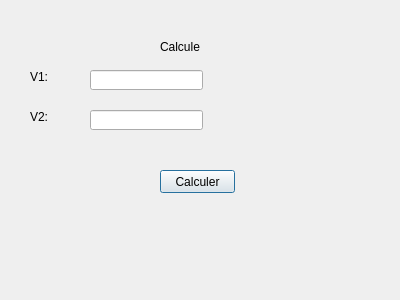
<?xml version="1.0" encoding="UTF-8"?>
<ui version="4.0">
 <class>Dialog</class>
 <widget class="QDialog" name="Dialog">
  <property name="geometry">
   <rect>
    <x>0</x>
    <y>0</y>
    <width>400</width>
    <height>300</height>
   </rect>
  </property>
  <property name="windowTitle">
   <string>Dialog</string>
  </property>
  <widget class="QPushButton" name="bt">
   <property name="geometry">
    <rect>
     <x>160</x>
     <y>170</y>
     <width>75</width>
     <height>23</height>
    </rect>
   </property>
   <property name="text">
    <string>Calculer</string>
   </property>
  </widget>
  <widget class="QLabel" name="label">
   <property name="geometry">
    <rect>
     <x>160</x>
     <y>40</y>
     <width>47</width>
     <height>13</height>
    </rect>
   </property>
   <property name="text">
    <string>Calcule</string>
   </property>
  </widget>
  <widget class="QLabel" name="label_2">
   <property name="geometry">
    <rect>
     <x>30</x>
     <y>70</y>
     <width>47</width>
     <height>13</height>
    </rect>
   </property>
   <property name="text">
    <string>V1:</string>
   </property>
  </widget>
  <widget class="QLabel" name="label_3">
   <property name="geometry">
    <rect>
     <x>30</x>
     <y>110</y>
     <width>47</width>
     <height>13</height>
    </rect>
   </property>
   <property name="text">
    <string>V2:</string>
   </property>
  </widget>
  <widget class="QLineEdit" name="v1">
   <property name="geometry">
    <rect>
     <x>90</x>
     <y>70</y>
     <width>113</width>
     <height>20</height>
    </rect>
   </property>
  </widget>
  <widget class="QLineEdit" name="v2">
   <property name="geometry">
    <rect>
     <x>90</x>
     <y>110</y>
     <width>113</width>
     <height>20</height>
    </rect>
   </property>
  </widget>
  <widget class="QLabel" name="res">
   <property name="geometry">
    <rect>
     <x>140</x>
     <y>230</y>
     <width>47</width>
     <height>13</height>
    </rect>
   </property>
   <property name="text">
    <string/>
   </property>
  </widget>
 </widget>
 <resources/>
 <connections/>
</ui>
